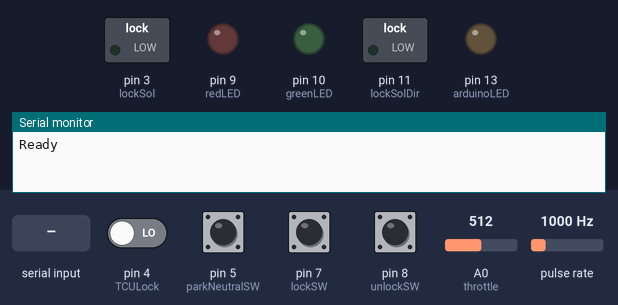
A sketch run on a simulated Arduino Uno, built with avr-gcc and run on an emulated ATmega328P. On the bench: switched loads named in the sketch (green lamp = pin HIGH), output pins drawn as LEDs (lit = HIGH), the last lines printed to the serial monitor. Wiring (inferred from the names in the program): pulse sensor: data pin 2. The inputs (shaded band) are chosen by the test bench; at power-on: pin 5 (parkNeutralSW), pin 7 (lockSW), pin 8 (unlockSW) HIGH, pin 4 (TCULock) LOW, A0 (throttle) = 512, pulse rate 1000 Hz.

Above: at 1.2 s.
1.3 s: pin 4 (TCULock) driven HIGH
At 1.6 s:
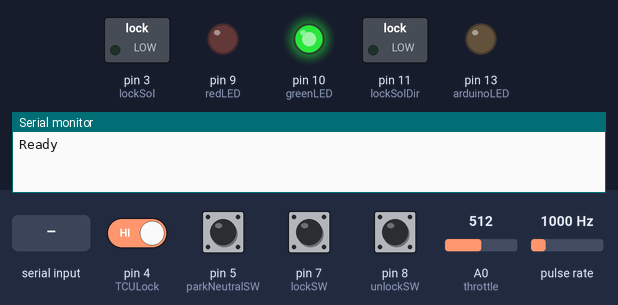
2.8 s: pin 5 (parkNeutralSW) pulled LOW for 1 s
At 2.87 s:
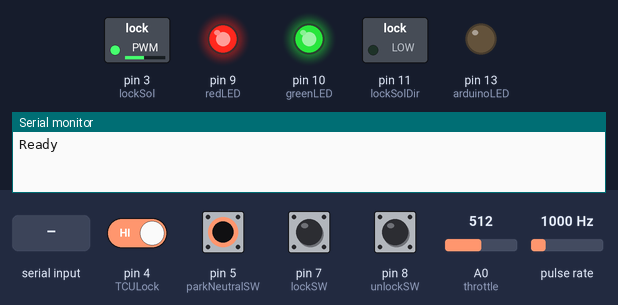
5.8 s: "90,45\n" received over Serial
7.3 s: pin 4 (TCULock) driven LOW and pin 5 (parkNeutralSW) driven LOW
At 7.37 s:
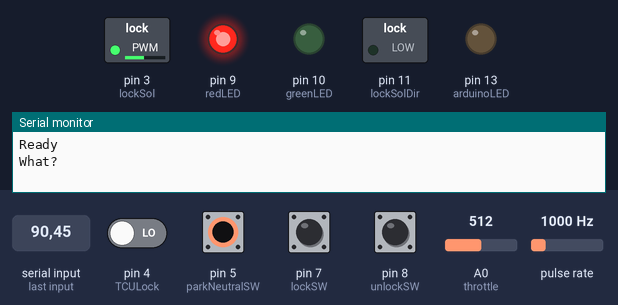
10.3 s: pin 4 (TCULock) driven HIGH
At 12.72 s:
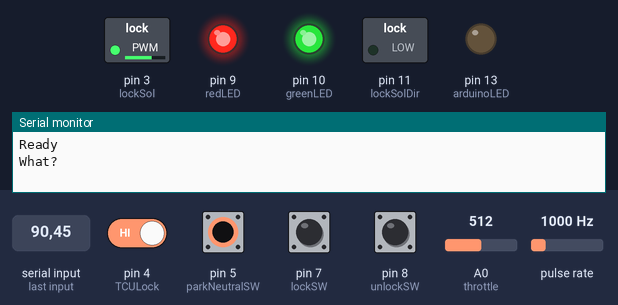
13.3 s: pin 4 (TCULock) driven LOW
At 13.5 s:
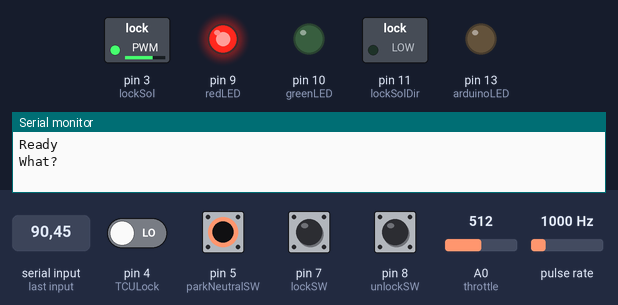
Timing chart, 0 to 17.3 s (numbered marks = the images above; inputs shaded):
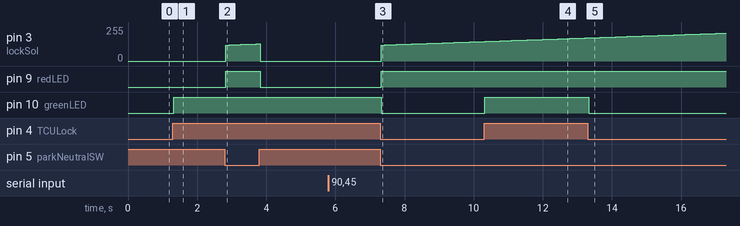

Measured:
- after the input at 1.3 s, pin 10 (greenLED): LOW → HIGH at once
- after the input at 2.8 s, pin 3 (lockSol): rises from 0/255 to 128/255 in 0.89 s, then falls to 0/255 in 0.11 s; pin 9 (redLED): LOW → HIGH at once, → LOW 1.0 s later
- after the input at 7.3 s, pin 3 (lockSol): moves from 0/255 to 146/255 over 2.9 s, starting at once; pin 9 (redLED): LOW → HIGH at once; pin 10 (greenLED): HIGH → LOW at once
- after the input at 10.3 s, pin 10 (greenLED): LOW → HIGH at once
- after the input at 13.3 s, pin 10 (greenLED): HIGH → LOW at once

The sketch:

controllerV00.ino
```cpp
//ZD30 Nissan Patrol Auto Lockup Controller
//Version: V0.0

//Development of controller to operate torque converter lockup solenoid in automatic RE4R03A transmission
//Concept is to use the TCU signal to perform the initial lock then hold the clutch locked until it needs to be realeased.
//Releasing the torque converter clutch will occur under the following conditions:
//  - throttle input greater than 80%
//  - enginer RPM less than 1600RPM (Wholesale Automatics indicated that lower RPM will not provide sufficient oil pressure in the gearbox to hold clutch packs from slipping)
//  - manual unlock switch activated
//  * if TCU signal would have the clutch locked under any of these conditions, the TCU signal will override the release, maintaining lockup.
//To provide maximum flexibility, a manual lock and manual unlock switch will be incorporated.

// Serial command from below library.
// Demo Code for SerialCommand Library
// Steven Cogswell
// May 2011

//NOTE: need new line character '\n' to activate command parser.

/* PWM Frequencies
Pins 5 and 6: controlled by Timer 0

Setting 	Divisor 	Frequency
0x01 	 	1 	 	62500
0x02  		8 	 	7812.5
0x03  		64 	 	976.5625
0x04 	 	256 	 	244.140625
0x05 	 	1024 	 	61.03515625

TCCR0B = TCCR0B & 0b11111000 | <setting>;

Pins 9 and 10: controlled by timer 1

Setting 	Divisor 	Frequency
0x01 	 	1 	 	31250
0x02 	 	8 	 	3906.25
0x03  		64 	 	488.28125
0x04  		256 	 	122.0703125
0x05 	 	1024 	 	30.517578125

TCCR1B = TCCR1B & 0b11111000 | <setting>;

Pins 11 and 3: controlled by timer 2

Setting 	Divisor 	Frequency
0x01 	 	1  		31250
0x02 	 	8 	 	3906.25
0x03  		32  		976.5625
0x04 	 	64 	 	488.28125
0x05 	 	128  		244.140625
0x06  		256  		122.0703125
0x07 	 	1024  		30.517578125

TCCR2B = TCCR2B & 0b11111000 | <setting>;

All frequencies are in Hz and assume a 16000000 Hz system clock.
*/

#include <SerialCommand.h>
#include <EEPROM.h> //Needed to access the eeprom read write functions


//define the pins on the microcontroller
#define arduinoLED 13     //Arduino LED on board
#define TCULock 4     //lock signal from TCU
#define lockSol 3      //PWM channel A to drive solenoid coil
#define lockSolDir 11  //PWM channel A direction (make sure solenoid is driven with +12V)
#define tachPin 2         //Tacho pulse for reading engine RPM
#define throttle A0     //Throttle position sensor reading into Analog Input 0
#define unlockSW 8     //Unlock switch input
#define lockSW 7       //Lock switch input
#define parkNeutralSW 5  //Park/Neutral switch input
#define greenLED 10      //Green LED output
#define redLED 9       //Red LED output
#define pwm_b 11
#define dir_b 13

//define the interrupt for reading the tacho pulse
#define tachInterruptNumber 0  //use interrupt 0 on digital pin 2 for reading the tacho signal

//define the EEPROM locations for parameters
#define firstRun 0    //store 0 here once the parameters have been setup for the first time. If any other number, put the default parameters into the other locations
#define rpm1600 2    //during setup, user can trigger recording of engine 1600 RPM tach frequency rather than using the default coded value

//define lock/unlock reference values
#define throttleUnlockLevel 755 //if throttle is pushed above 80%, unlock. 0-5V=0-1024. TPS 0.5-4.5 therefore 80% is 3.7V = 755
#define refTachMicros 9600   //define standard reference frequency of tach signal when tested engine is at 1600RPM (test vehicle had pulse length 9600us for ~1600RPM)


//global variables
SerialCommand sCmd;     // The SerialCommand object
boolean lockSwitch = 0, unlockSwitch = 0, inGear = 0, debug = 0, tachReadingDisable = 1, TCULockRequest = 0, lockFlag = 0;
int loopCounter = 0, TPSReading = 0, pwmBVal = 128, lockSolPWMVal = 0;
long tachReading = 0;

//volatile globals for interfacing with interrupt
volatile int tachReadingIn = 0;            //this is where the actual reading will be stored in the interrupt ready for reading in the loop
volatile unsigned long tachStartTime = 0;  //this is where the system time is stored at the start of the pulse
volatile boolean newTachReading = LOW;     //this is used to indicate to loop that a new reading is complete

//the setup/initilisation routine
void setup() {
  //setup the onboard LED pin and turn the LED off... may use this to show diagnostics at some stage
  //pinMode(arduinoLED, OUTPUT);      // Configure the onboard LED for output
  //digitalWrite(arduinoLED, LOW);    // default to LED off

  //setup the input pins
  pinMode(TCULock, INPUT);
  pinMode(tachPin, INPUT);
  pinMode(parkNeutralSW, INPUT);
  pinMode(unlockSW, INPUT);
  pinMode(lockSW, INPUT);
  digitalWrite(unlockSW, HIGH);  //set microcontroller internal pullup resistor
  digitalWrite(lockSW, HIGH);     //set microcontroller internal pullup resistor
  //analog input is defined as input by virute of the hardware and arduino libraries

  //setup the output pins
  pinMode(lockSol, OUTPUT);
  pinMode(lockSolDir, OUTPUT);
  pinMode(greenLED, OUTPUT);
  pinMode(redLED, OUTPUT);
  pinMode(pwm_b, OUTPUT);
  pinMode(dir_b, OUTPUT);

  //set the outputs off
  digitalWrite(lockSolDir, LOW);  //set the directon of the PWM output bridge so the solenoid is driven with +12V instead of connecting to 0V
  analogWrite(lockSol, 0);       //set the PWM output for the lockup solenoid off
  digitalWrite(greenLED, LOW);   //turn the green LED off
  digitalWrite(redLED, LOW);     //turn the red LED off
  digitalWrite(dir_b, LOW);      //set direction of PWM b output


  //setup the interrupt for reading the tacho pulse
  attachInterrupt(tachInterruptNumber, readTachInterrupt, CHANGE);

  //start the serial comms at 19200 baud (original 9600)
  Serial.begin(4800);


  // Setup callbacks for SerialCommand commands
  // have ? say hello to the serial interface so you can check that the system is responding
  sCmd.addCommand("?", sayHello);        // Echos the string argument back
  sCmd.addCommand("hello", sayHello);        // Echos the string argument back
  sCmd.addCommand("debug", toggleDebug);  //toggle debug on/off via serial
  sCmd.addCommand("d", toggleDebug);  //toggle debug on/off via serial
  sCmd.addCommand("tach", toggleTachReading);  //toggle tacho signal reading on/off via serial
  sCmd.addCommand("t", toggleTachReading);  //toggle tacho signal reading on/off via serial
  sCmd.setDefaultHandler(unrecognized);      // Handler for command that isn't matched  (says "What?")
  Serial.println("Ready");
}


//the main program loop (runs continuously)
void loop() {
  String serialString;
  static int pwmLoopCounter;

  //use a loop counter to trigger status updates to be sent to the seril port
  loopCounter++;
  if(loopCounter > 15000 && debug == HIGH)
  {
    loopCounter = 0;

    //run status updates here
//    serialString = String(); //initilise serialString as a string before starting to concatenate into it
//    serialString = serialString + "T: " + tachReading;// + ", Above 1600RPM: " + engineAbove1600RPM();
    //serialString = serialString + " Throttle Position: " + TPSReading + " throttle<80%: " + throttleBelow80Pct();
    //serialString = serialString + " TCU Lock: " + TCULockRequest + " Lock Flag: " + lockFlag;
    //serialString = serialString + " lock switch: " + lockSwitch + ", unlock switch: " + unlockSwitch;
    //serialString = serialString + " PWM B: " + pwmBVal;
//    Serial.println(serialString);

    Serial.print("T: ");
    Serial.println(tachReading);

    Serial.print("TPS: ");
    Serial.println(TPSReading);


/*    //for testing, allow lock/unlock switch to change pwm_b output value
    if(lockSwitch == HIGH)
    {
      pwmBVal += 10;
      if(pwmBVal > 255){pwmBVal = 255;}
    }
    if(unlockSwitch == HIGH)
    {
      pwmBVal -= 10;
      if(pwmBVal < 0){pwmBVal = 0;}
    }
  */
    //for testing, output dummy tacho signal on PWMb
    //analogWrite(pwm_b, pwmBVal);
  }


  //process commands from serial port
  sCmd.readSerial();

  //update switch inputs
  //check for lock request from TCU included in readSwitches
  readSwitches(100);

  //debugging - test if lock/unlock switches are working
  //digitalWrite(redLED, lockSwitch);
  //digitalWrite(greenLED, unlockSwitch);
  //digitalWrite(greenLED, inGear);
  //digitalWrite(redLED, TCULockRequest);

  //update tacho reading
  if(newTachReading == HIGH)
  {
    //copy new reading
    //tachReading = tachReadingIn;

    //if new reading is <100 or >50000, ignore it
    if(tachReadingIn < 100 || tachReadingIn > 50000)
    {
      //bad reading
      tachReadingIn = 0;
    }
    else
    {
      //good reading so process it

      //rolling average of tach reading (5 samples)
      tachReading = ((tachReading * 4) + tachReadingIn) / 5;
    }

    //clear new reading flag
    newTachReading = LOW;

    //debugging - show updates on red LED
    //digitalWrite(redLED, !digitalRead(redLED));
  }

  //debugging - drive green LED when engine below 1600RPM
  //digitalWrite(greenLED, engineAbove1600RPM());


  //update throttle position reading
  TPSReading = analogRead(throttle);

  //debugging - show TPS > 80% on red LED
  //digitalWrite(redLED, throttleBelow80Pct());

  //display status of TCU lock request on green LED
  digitalWrite(greenLED, TCULockRequest);


  //process "normal" lock conditions first, then unlock conditions. This makes sure the unlock conditions override lock
  //process the TCU lock request last. This allows TCU lock request to override unlock signals. Final unlock condition is park/neutral switch
  //lock if TCU requests lock, or lock switch pressed
  if(TCULockRequest == HIGH || lockSwitch == HIGH)
  {
    //TCU is signalling that it would have the lock solenoid on now
    lockFlag = HIGH;
  }

  //unlock if engine below 1600 RPM, or unlock switch pressed, or throttle greater than 80%
  if(engineAbove1600RPM() == LOW || unlockSwitch == HIGH) // || throttleBelow80Pct() == LOW)
  {
    //an unlock condition is true
    lockFlag = LOW;
  }

  //lock if TCU requests lock
  if(TCULockRequest == HIGH)
  {
    //TCU is signalling that it would have the lock solenoid on now
    lockFlag = HIGH;
  }

  //final unlock condition of park/neutral switch being in gear
  if(inGear == LOW)
  {
    //not in gear so don't allow lockup
    lockFlag = LOW;
  }

  //display lock status on red LED
  digitalWrite(redLED, lockFlag);

  //write lockFlag to lock solenoid
  if(lockFlag == HIGH)
  {
    //turn on lock solenoid to lock torque converter clutch
    //to soften locking action of clutch, use pwm to bring on softly. I think the TCU uses 400Hz PWM to do the same thing.
	//use a loop counter to slow down the clutch engagement
	pwmLoopCounter += 1;
	if(pwmLoopCounter > 500)
	{
		//reset loop counter and process lock sequence
		pwmLoopCounter = 0;

		//to soften locking action of clutch, use pwm to bring on softly. I think the TCU uses 400Hz PWM to do the same thing.
		if(lockSolPWMVal < 120)
		{
		   //starting lock operation from fully unlocked
		   //start at 50% duty cycle (255 is 100% so 127 ~50%)
                   //modified to start at 30% duty (76) - didn't feel like it started locking at this setting... took ~6sec to lock
                   //return to just under 50%
		   lockSolPWMVal = 120;
		}
		else
		{
		  //continuing lock operation
		  //increase to max 255 in steps of 1 per loop cycle
		  lockSolPWMVal += 1;
		  if(lockSolPWMVal > 255)
		  {
			//max value is 255 for 100% duty
			lockSolPWMVal = 255;
		  }
		}
	}
  }
  else
  {
    //turn off lock solenoid
   lockSolPWMVal = 0;  //value 0 is 0% duty cycle

   //reset pwmLoopCounter
   pwmLoopCounter = 500;
  }

  //write value to PWM to lock/unlock clutch (solenoid driver)
  analogWrite(lockSol, lockSolPWMVal);
}


//interrupt for reading tacho signal (interrupt 0)
void readTachInterrupt()
{
  //interrupt is called on both edges of the puse. Need to check what level the signal is so we know whether we are at the start or end of the pulse
  if(digitalRead(tachPin) == LOW)
  {
    //this is the start of the pulse
    //use micros to get the starting time of the pulse
    tachStartTime = micros();
  }
  else
  {
    //this is the end of the pulse
    //create the new tacho reading. This will overwrite the old reading even if it has not yet been processed in loop
    tachReadingIn = (int) (micros() - tachStartTime);

    //reset start time for good practice
    tachStartTime = 0;

    //set flag so loop knows there is a new reading
    newTachReading = HIGH;
  }
}


void toggleDebug()
{
  if (debug == LOW)
  {
    debug = HIGH;
    Serial.println("Debug On");
  }
  else
  {
    debug = LOW;
    Serial.println("Debug Off");
  }
}


void toggleTachReading()
{
  if(tachReadingDisable == LOW)
  {
    tachReadingDisable = HIGH;
    Serial.println("Tach reading disabled");
  }
  else
  {
    tachReadingDisable = LOW;
    Serial.println("Tach reading enabled");
  }
}


void LED_on() {
  Serial.println("LED on");
  digitalWrite(arduinoLED, HIGH);
}

void LED_off() {
  Serial.println("LED off");
  digitalWrite(arduinoLED, LOW);
}

void sayHello() {
  char *arg;
  arg = sCmd.next();    // Get the next argument from the SerialCommand object buffer
  if (arg != NULL) {    // As long as it existed, take it
    Serial.print("Hello ");
    Serial.println(arg);
  }
  else {
    Serial.println("Hello, whoever you are");
  }
}


void processCommand() {
  int aNumber;
  char *arg;

  Serial.println("We're in processCommand");
  arg = sCmd.next();
  if (arg != NULL) {
    aNumber = atoi(arg);    // Converts a char string to an integer
    Serial.print("First argument was: ");
    Serial.println(aNumber);
  }
  else {
    Serial.println("No arguments");
  }

  arg = sCmd.next();
  if (arg != NULL) {
    aNumber = atol(arg);
    Serial.print("Second argument was: ");
    Serial.println(aNumber);
  }
  else {
    Serial.println("No second argument");
  }
}

// This gets set as the default handler, and gets called when no other command matches.
void unrecognized(const char *command) {
  Serial.println("What?");
}


//This function will write a 2 byte integer to the eeprom at the specified address and address + 1
void EEPROMWriteInt(int p_address, int p_value)
{
	byte lowByte = ((p_value >> 0) & 0xFF);
	byte highByte = ((p_value >> 8) & 0xFF);

	EEPROM.write(p_address, lowByte);
	EEPROM.write(p_address + 1, highByte);
}

//This function will read a 2 byte integer from the eeprom at the specified address and address + 1
unsigned int EEPROMReadInt(int p_address)
{
	byte lowByte = EEPROM.read(p_address);
	byte highByte = EEPROM.read(p_address + 1);

  	return ((lowByte << 0) & 0xFF) + ((highByte << 8) & 0xFF00);
}


//Switch reading with debounce
void readSwitches(int debounceCycles)
{
  //use a counter to debounce the switchs rather than timers
  static int lockSwitchCounter, unlockSwitchCounter, inGearCounter, TCUlockReqCounter;

   //check for lock request from TCU
  if(digitalRead(TCULock) == HIGH)
  {
    TCUlockReqCounter += 1;
    if(TCUlockReqCounter >= debounceCycles)
    {
        TCUlockReqCounter = debounceCycles;
        TCULockRequest = HIGH;
    }
  }
  else
  {
    TCUlockReqCounter -= 1;
    if(TCUlockReqCounter <= 0)
    {
      TCUlockReqCounter = 0;
      TCULockRequest = LOW;
    }
  }


  //lock switch
  if(digitalRead(lockSW) == LOW)
  {
    lockSwitchCounter += 1;
    if(lockSwitchCounter >= debounceCycles)
    {
        lockSwitchCounter = debounceCycles;
        lockSwitch = HIGH;
    }
  }
  else
  {
    lockSwitchCounter -= 1;
    if(lockSwitchCounter <= 0)
    {
      lockSwitchCounter = 0;
      lockSwitch = LOW;
    }
  }


  //unlock switch
  if(digitalRead(unlockSW) == LOW)
  {
    unlockSwitchCounter += 1;
    if(unlockSwitchCounter >= debounceCycles)
    {
        unlockSwitchCounter = debounceCycles;
        unlockSwitch = HIGH;
    }
  }
  else
  {
    unlockSwitchCounter -= 1;
    if(unlockSwitchCounter <= 0)
    {
      unlockSwitchCounter = 0;
      unlockSwitch = LOW;
    }
  }


  //park/neutral switch
  if(digitalRead(parkNeutralSW) == LOW)
  {
    inGearCounter += 1;
    if(inGearCounter >= debounceCycles)
    {
        inGearCounter = debounceCycles;
        inGear = HIGH;
    }
  }
  else
  {
    inGearCounter -= 1;
    if(inGearCounter <= 0)
    {
      inGearCounter = 0;
      inGear = LOW;
    }
  }

}


//read tach signal
long readTach(int pin, boolean level) {
  //original code sourced from "http://tushev.org/articles/electronics/43-measuring-frequency-with-arduino" was for reading frequency assuming 50% duty cycle.
  //Tach signal is not likely to be 50% duty cycle but this should still work ok. May need to use pulseIn for LOW signal timing instead of HIGH signal timing.
  #define SAMPLES 2 //original code from "http://tushev.org/articles/electronics/43-measuring-frequency-with-arduino" had 4096
  long freq = 0;
  for(unsigned int j=0; j<SAMPLES; j++) freq+= 500000/pulseIn(pin, level, 250000);
  return freq / SAMPLES;
}


//check engine RPM is above 1600
boolean engineAbove1600RPM()
{
  //long currentReading = readTach(tach, LOW);
  long currentReading = tachReading;

  if(currentReading < refTachMicros)
  {
    return HIGH;
  }
  else
  {
    return LOW;
  }
}


boolean throttleBelow80Pct()
{
   if(TPSReading >= throttleUnlockLevel)
   {
     //throttle input greater than 80%
     return LOW;
   }
   else
   {
     //throttle input below 80%
     return HIGH;
   }
}
```
